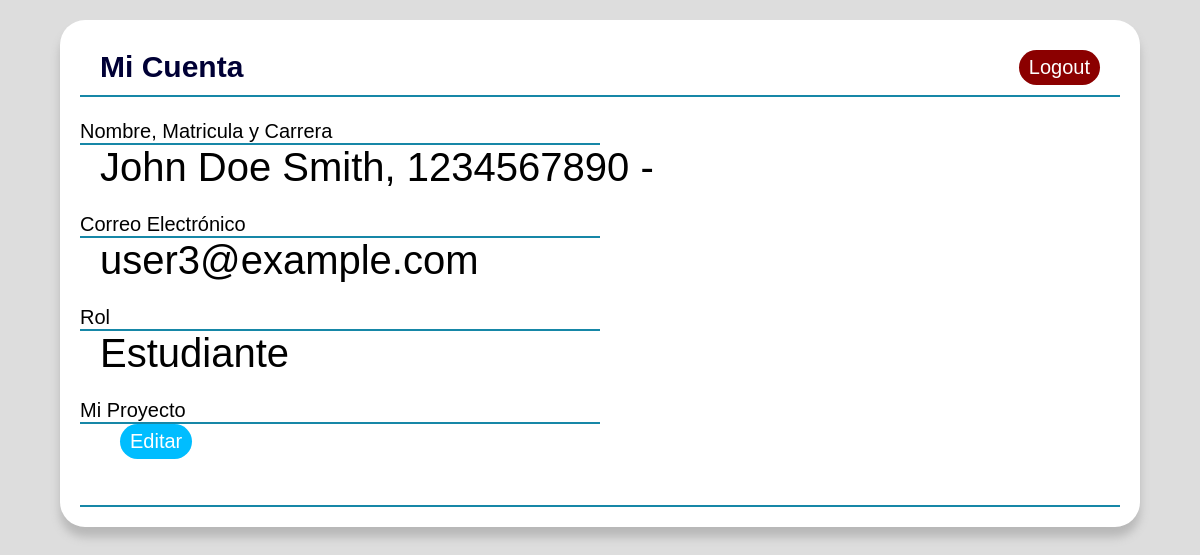
The page /cuenta.php?id_usuario=3 on the database its author committed.
### tables this page shows
CREATE TABLE r_estudiantes(
	matricula VARCHAR(10) NOT NULL PRIMARY KEY,
	nombre VARCHAR(30),
	apellidoP VARCHAR(30),
   apellidoM VARCHAR(30),
   id_usuario INT,
   id_carrera INT,
   FOREIGN KEY (id_usuario)
	REFERENCES r_usuarios(id_usuario)
	ON DELETE CASCADE
   ON UPDATE CASCADE,
   FOREIGN KEY (id_carrera)
	REFERENCES r_carreras(id_carrera)
	ON DELETE CASCADE
   ON UPDATE CASCADE
);

CREATE TABLE r_usuarios(
   id_usuario INT NOT NULL AUTO_INCREMENT PRIMARY KEY,
   correo VARCHAR(30),
   contrasenia VARCHAR(100)
);

### cuenta.php (the view, shortened to what this page needs)
<?php
   $id_usuario = null;
	if ( !empty($_GET['id_usuario'])) {
		$id_usuario = $_REQUEST['id_usuario'];
	}
      $pdo = Database::connect();
      $pdo->setAttribute(PDO::ATTR_ERRMODE, PDO::ERRMODE_EXCEPTION);
      $sql = 'SELECT * FROM r_estudiantes WHERE id_usuario = ?';
      $q = $pdo->prepare($sql);
      $q->execute(array($id_usuario));
      if($q->rowCount() > 0){
        $row = $q->fetch(PDO::FETCH_ASSOC);
        $name = $row['nombre'];
        $matricula = $row['matricula'];
        $apellidoP   = $row['apellidoP'];
        $apellidoM =$row['apellidoM'];
        $rol = "Estudiante";
      }
?>
<!DOCTYPE html>
<html lang="en">
<head>
   <link rel="stylesheet" href="CSS/style.css">
</head>
<body>
    <div class="container">
        <div class="firstrow">
            <h1 class="title">Mi Cuenta</h1>
            <a href="logout.php" class="logout"><button>Logout</button></a>
        </div>
        <hr color="#1687A7">
        <br>
        <p>Nombre, Matricula y Carrera</p>
        <hr color="#1687A7" width="50%">
        <div class="cuentabig">
            <p><?php echo !empty($name)?$name:'';
                echo !empty($apellidoP)?$apellidoP:' ';
                echo !empty($apellidoM)?$apellidoM:'';
                echo ', ';
                echo $matricula;
                echo ' - ';
                ?></p>
        </div>
        <br>
        <p>Correo Electrónico</p>
        <hr color="#1687A7" width="50%">
        <div class="cuentabig">
            <p>
            <?php
                    $pdo = Database::connect();
                    $sql = 'SELECT * FROM r_usuarios WHERE id_usuario = ?';
                    $q = $pdo->prepare($sql);
                    $q->execute(array($id_usuario));
                    $correo = $q->fetch(PDO::FETCH_ASSOC);
                    echo $correo['correo'];
                ?>
            </p>
        </div>
        <br>
        <p>Rol</p>
        <hr color="#1687A7" width="50%">
        <div class="cuentabig">
            <p><?php echo !empty($rol)?$rol:'';?></p>
        </div>
        <br>
        <?php
            if($rol == 'Estudiante'){
            echo '<p> Mi Proyecto</p>';
            echo '<hr color="#1687A7" width="50%">';
            echo    '<div class="cuentabig">';
            echo    '<ul class="cuentalast">';
                    $pdo = Database::connect();
                    $sql = 'SELECT * FROM r_proyecto_estudiantes WHERE matricula = ?';
                    $q = $pdo->prepare($sql);
                    $q->execute(array($matricula));
                    $p_estudiantes = $q->fetch(PDO::FETCH_ASSOC);
                    $proyecto = $p_estudiantes['id_proyecto'];
            echo    '<li>';
                    echo '<a href="proyecto.php?id_proyecto='.$proyecto.'" class="btnP"><button>Editar</button></a>';
                }
            echo '</li>';
                    ?>
            </ul>
            <br>
        </div>
        <br>
        <hr color="#1687A7">
    </div>
</body>
</html>

### CSS/style.css (style rules this page uses)
:root { --background: #f5f5f5; --main: #112d4e; --wordaccent1: #3f72af; --wordaccentbg1: #dbe2ef; --wordaccent2: #1687a7; --backgroundR: #dddddd; --mainR: #000035; --wordaccent1R: #00bdff; --wordaccentbg1R: white; --wordaccent2R: #00a2dd; }
* { box-sizing: border-box; margin: 0; padding: 0; font-family: "Gellix", sans-serif; font-size: 20px; }
body { background-color: var(--backgroundR); }
h1 { color: var(--mainR); }
.container { display: grid; background: #ffffff; margin-top: 20px; margin-left: 5%; margin-right: 5%; margin-bottom: 20px; border-radius: 25px; padding: 20px; box-shadow: 0px 10px 10px #b8b8b8; }
.cuentabig p { font-size: 40px; padding: 0 20px; }
.cuentabig .cuentalast li { list-style-type: none; display: inline-block; }
.logout button { color: var(--wordaccentbg1R); padding: 6px 10px; background: #8B0000; border: none; border-radius: 30px; cursor: pointer; transition: all 0.3s ease 0s; }
.firstrow { justify-content: space-between; display: flex; grid-template-columns: 50% 10% 10% 30%; margin-top: 10px; margin-bottom: 10px; padding-inline: 20px; }
.firstrow .title { font-size: 30px; }
.btnP button { color: var(--wordaccentbg1R); padding: 6px 10px; background: var(--wordaccent1R); border: none; border-radius: 30px; cursor: pointer; transition: all 0.3s ease 0s; }

### rows shown on the page
r_estudiantes: nombre "John", apellidoP "Doe", apellidoM "Smith", matricula "1234567890"
r_usuarios: correo "user3@example.com"

### other values the page prints
$rol "Estudiante"
